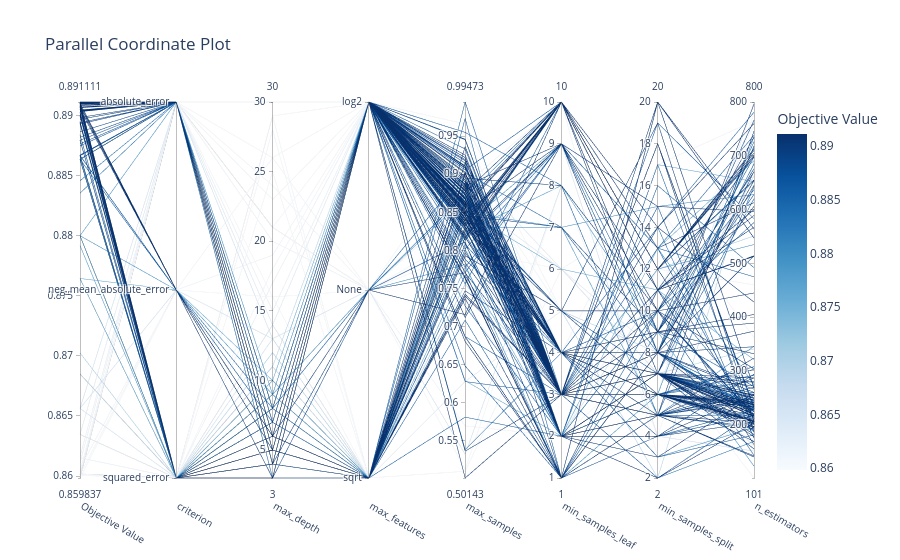

Notebook cell for this chart:
### Code cell
optuna.visualization.plot_parallel_coordinate(study)

### Figure 1 — Plotly figure (JSON) as saved in the notebook; plotly's stock layout.template omitted (floating-point values rounded to 4 significant figures; data arrays with more than 128 entries replaced by an {"elided": "..."} marker saying what was removed)
{"data": [{"dimensions": [{"label": "Objective Value", "range": [0.8598, 0.8911], "values": {"elided": "200 float values"}}, {"label": "criterion", "range": [0, 2], "ticktext": ["squared_error", "neg_mean_absolute_error", "absolute_error"], "tickvals": [0, 1, 2], "values": {"elided": "200 int values"}}, {"label": "max_depth", "range": [3, 30], "values": {"elided": "200 int values"}}, {"label": "max_features", "range": [0, 2], "ticktext": ["sqrt", "None", "log2"], "tickvals": [0, 1, 2], "values": {"elided": "200 int values"}}, {"label": "max_samples", "range": [0.5014, 0.9947], "values": {"elided": "200 float values"}}, {"label": "min_samples_leaf", "range": [1, 10], "values": {"elided": "200 int values"}}, {"label": "min_samples_split", "range": [2, 20], "values": {"elided": "200 int values"}}, {"label": "n_estimators", "range": [101, 800], "values": {"elided": "200 int values"}}], "labelangle": 30, "labelside": "bottom", "line": {"color": {"elided": "200 float values"}, "colorbar": {"title": {"text": "Objective Value"}}, "colorscale": [[0, "rgb(247,251,255)"], [0.125, "rgb(222,235,247)"], [0.25, "rgb(198,219,239)"], [0.375, "rgb(158,202,225)"], [0.5, "rgb(107,174,214)"], [0.625, "rgb(66,146,198)"], [0.75, "rgb(33,113,181)"], [0.875, "rgb(8,81,156)"], [1, "rgb(8,48,107)"]], "reversescale": false, "showscale": true}, "type": "parcoords"}], "layout": {"title": {"text": "Parallel Coordinate Plot"}}}
